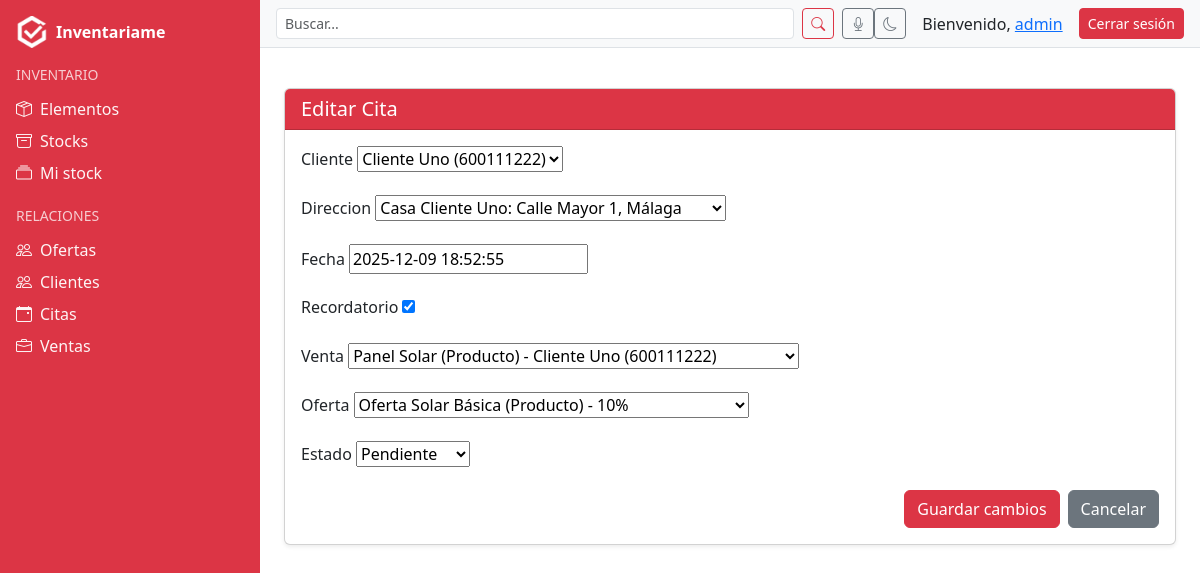
/citas/1/editar/ (signed in), run on an earlier commit of the app's database.
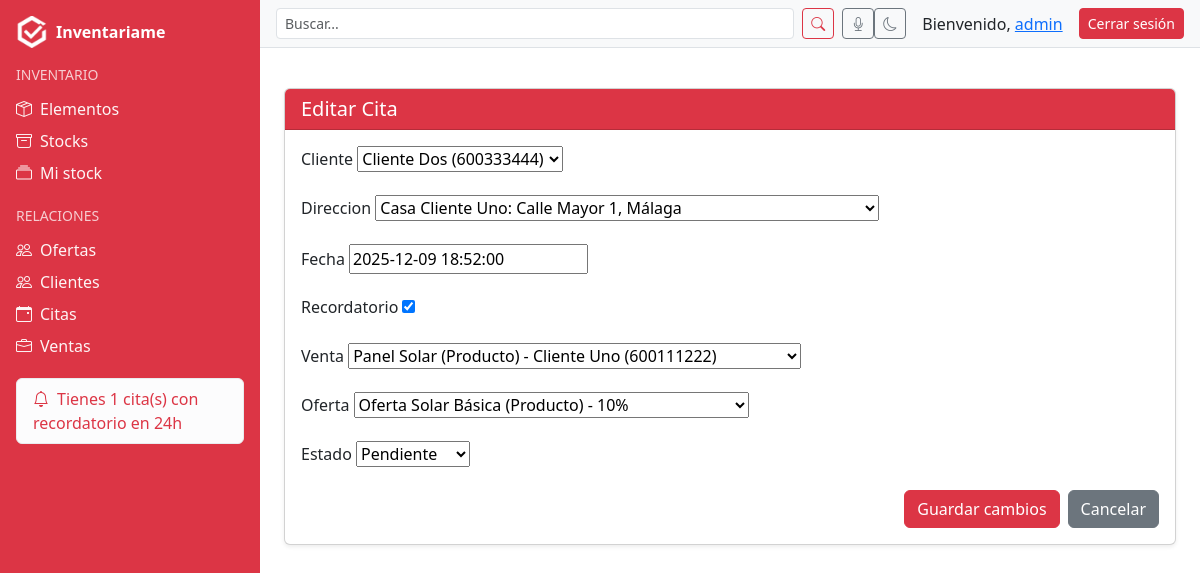
And on a later commit of the database.
### citas/models.py (models this page shows, shortened)
class Cita(models.Model):
    ESTADOS = [
        ("pendiente", "Pendiente"),
        ("completada", "Completada"),
    ]
    cliente = models.ForeignKey(Cliente, on_delete=models.CASCADE, related_name='citas')
    usuario = models.ForeignKey(User, on_delete=models.CASCADE, related_name='citas')
    direccion = models.ForeignKey(Address, on_delete=models.SET_NULL, null=True, blank=True, related_name='citas')
    fecha = models.DateTimeField()
    recordatorio = models.BooleanField(default=False)
    venta = models.ForeignKey(Venta, on_delete=models.SET_NULL, null=True, blank=True, related_name='citas')
    oferta = models.ForeignKey(Oferta, on_delete=models.SET_NULL, null=True, blank=True, related_name='citas')
    estado = models.CharField(max_length=20, choices=ESTADOS, default="pendiente")  # NUEVO
    class Meta:
        verbose_name = "Cita"
        verbose_name_plural = "Citas"

### citas/views.py (the view)
# urls.py: path('<int:pk>/editar/', CitaUpdateView.as_view(), name='cita_update'),
class CitaUpdateView(LoginRequiredMixin, UpdateView):
    model = Cita
    fields = ['cliente', 'direccion', 'fecha', 'recordatorio', 'venta', 'oferta', 'estado']  # añadido estado
    template_name = "citas/cita_form.html"
    success_url = reverse_lazy('cita_list')
    extra_context = {"titulo": "Editar Cita"}

### clientes/models.py (called while the page is built)
    def __str__(self):
        return f"{self.nombre} ({self.telefono or 'sin teléfono'})"

### locations/models.py (called while the page is built)
    def __str__(self):
        return f"{self.label or 'Dirección'}: {self.address}"

### oferta/models.py (called while the page is built)
    def __str__(self):
        return f"{self.nombre} ({self.tipo}) - {self.valor}"

### referencias/models.py (called while the page is built)
    def __str__(self):
        return self.nombre

    def __str__(self):
        return f"{self.nombre} ({self.tipo})"

### sales/models.py (called while the page is built)
    def __str__(self):
        return f"{self.referencia} - {self.cliente}"

### users/context_processors.py (called while the page is built)
def alertas_processor(request):
    if not request.user.is_authenticated:
        return {}
    ahora = timezone.now()
    proximas_con_recordatorio = Cita.objects.filter(
        usuario=request.user, recordatorio=True,
        fecha__gte=ahora, fecha__lte=ahora + timedelta(days=1)
    )
    if proximas_con_recordatorio.exists():
        return {"alertas": f"Tienes {proximas_con_recordatorio.count()} cita(s) con recordatorio en 24h"}
    return {}

### users/mixins.py (called while the page is built)
    def dispatch(self, request, *args, **kwargs):
        if not request.user.is_authenticated:
            return self.handle_no_permission()
        return super().dispatch(request, *args, **kwargs)

### citas/templates/citas/cita_form.html (shortened to what this page needs)
{% extends "base.html" %}
{% load static %}
{% block content_authenticated %}
<div class="container py-4">
  <div class="card shadow-sm">
    <div class="card-header bg-danger text-white">
      <h5 class="mb-0">{{ titulo }}</h5>
    </div>
    <div class="card-body">
      <form method="post">
        {% for field in form %}
          <div class="mb-3">
            <label for="{{ field.id_for_label }}" class="form-label">{{ field.label }}</label>
            {{ field }}
          </div>
        {% endfor %}
        <div class="d-flex justify-content-end gap-2 mt-3">
          <button type="submit" class="btn btn-danger">
            {% if titulo == "Nueva Cita" %}Crear{% else %}Guardar cambios{% endif %}
          </button>
          <a href="{% url 'cita_list' %}" class="btn btn-secondary">Cancelar</a>
        </div>
      </form>
    </div>
  </div>
</div>
{% endblock %}

What changed in the data, as far as the page shows it:
changed Cita "Casa Cliente Uno: Calle Mayor 1, Málaga": cliente "Cliente Uno (600111222)" → "Cliente Dos (600333444)"; fecha "2025-12-09 18:52:55" → "2025-12-09 18:52:00"
Also different on the page:
{{ alertas }}: (not shown) → "Tienes 1 cita(s) con recordatorio en 24h"
